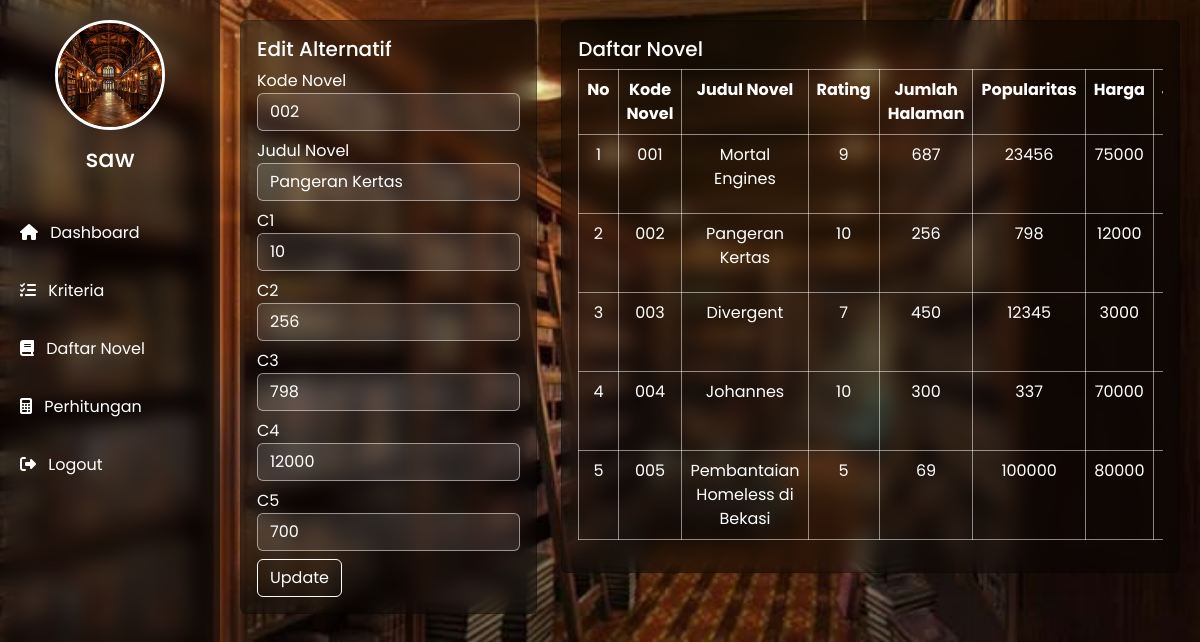
/alternatif.php?edit=22 (signed in), run on the app's committed database.
### tables this page shows
CREATE TABLE `tbl_alternatif` (
  `id_alternatif` bigint(10) NOT NULL,
  `kode` text NOT NULL,
  `novel` text NOT NULL,
  `C1` text NOT NULL,
  `C2` text NOT NULL,
  `C3` text NOT NULL,
  `C4` text NOT NULL,
  `C5` text NOT NULL,
  `id_daftar` int(10) NOT NULL
);

### alternatif.php (the view, shortened to what this page needs)
<?php
include "db.php";
$data = mysqli_query($koneksi,"SELECT * FROM tbl_alternatif");
$alternatifs = [];
while($row=mysqli_fetch_assoc($data)){
    $alternatifs[]=$row;
}
?>
<!DOCTYPE html>
<html lang="id">
<head>
    <link href="https://cdn.jsdelivr.net/npm/bootstrap@5.3.3/dist/css/bootstrap.min.css" rel="stylesheet">
    <link href="https://cdnjs.cloudflare.com/ajax/libs/font-awesome/6.4.0/css/all.min.css" rel="stylesheet">
</head>
<body>
    <div class="sidebar">
        <img src="uploads/perpus1.jpeg">
        <h3><?= $_SESSION['username'] ?></h3>
        <a href="dashboard.php"><i class="fas fa-home me-2"></i> Dashboard</a>
        <a href="kriteria.php"><i class="fas fa-list-check me-2"></i> Kriteria</a>
        <a href="alternatif.php" class="active"><i class="fas fa-book me-2"></i> Daftar Novel</a>
        <a href="perhitungan.php"><i class="fas fa-calculator me-2"></i> Perhitungan</a>
        <a href="logout.php"><i class="fas fa-sign-out-alt me-2"></i> Logout</a>
    </div>
    <div class="main">
        <div class="row">
            <div class="col-md-4">
                <div class="card p-3">
                    <?php if (isset($_GET['edit'])):
$id=$_GET['edit'];
$q=mysqli_query($koneksi,"SELECT * FROM tbl_alternatif WHERE id_alternatif='$id'");
$row=mysqli_fetch_assoc($q);
?>
                    <h5>Edit Alternatif</h5>
                    <form method="post">
                        <label>Kode Novel</label>
                        <input type="text" name="kode" class="form-control mb-2" value="<?= $row['kode'] ?>">
                        <label>Judul Novel</label>
                        <input type="text" name="novel" class="form-control mb-2" value="<?= $row['novel'] ?>">
                        <?php for($i=1;$i<=5;$i++): ?>
                        <label>C<?= $i ?></label>
                        <input type="number" name="C<?= $i ?>" class="form-control mb-2" value="<?= $row['C'.$i] ?>">
                        <?php endfor; ?>
                        <button class="btn btn-primary">Update</button>
                    </form>
                    <?php endif; ?>
                </div>
            </div>
            <div class="col-md-8">
                <div class="card p-3">
                    <h5>Daftar Novel</h5>
                    <div class="table-responsive">
                        <table class="table table-bordered table-striped text-center">
                            <tr>
                                <th>No</th>
                                <th>Kode Novel</th>
                                <th>Judul Novel</th>
                                <th>Rating</th>
                                <th>Jumlah Halaman</th>
                                <th>Popularitas</th>
                                <th>Harga</th>
                                <th>Jumlah Review</th>
                            </tr>
                            <?php $no=1; foreach($alternatifs as $r): ?>
                            <tr>
                                <td><?= $no++ ?></td>
                                <td><?= $r['kode'] ?></td>
                                <td><?= $r['novel'] ?></td>
                                <td><?= $r['C1'] ?></td>
                                <td><?= $r['C2'] ?></td>
                                <td><?= $r['C3'] ?></td>
                                <td><?= $r['C4'] ?></td>
                                <td><?= $r['C5'] ?></td>
                            </tr>
                            <?php endforeach; ?>
                        </table>
                    </div>
                </div>
            </div>
        </div>
    </div>
</body>
</html>

### alternatif.php (style rules this page uses)
body { font-family: 'Poppins', sans-serif; background: url('uploads/perpus4.jpeg') center/cover no-repeat; margin: 0; }
.sidebar { position: fixed; top: 0; left: 0; width: 220px; height: 100vh; background: rgba(0, 0, 0, 0.4); backdrop-filter: blur(10px); padding-top: 20px; display: flex; flex-direction: column; align-items: center; color: #fff; }
.sidebar img { width: 110px; height: 110px; border-radius: 50%; margin-bottom: 15px; object-fit: cover; border: 3px solid #fff; }
.sidebar h3 { margin-bottom: 30px; text-align: center; font-size: 1.5rem; }
.sidebar a { width: 100%; text-align: left; padding: 12px 20px; margin: 5px 0; color: #fff; text-decoration: none; border-radius: 10px; transition: all 0.3s; }
.main { margin-left: 220px; padding: 20px; }
.card { margin-bottom: 20px; box-shadow: 0 5px 20px rgba(0, 0, 0, 0.1); background: rgba(0, 0, 0, 0.4); backdrop-filter: blur(10px); }
.card { color: #fff; }
.table { background: transparent !important; color: #fff !important; }
.table> :not(caption)>*>* { background: transparent !important; color: #fff !important; }
.table tbody td { color: #fff !important; background: transparent !important; }
.table, .table th, .table td { border: 1px solid rgba(255, 255, 255, 0.5) !important; }
.btn { background: transparent !important; color: #fff !important; border: 1px solid #fff !important; transition: 0.3s; }
.form-control { background: rgba(255, 255, 255, 0.1); color: #fff; border: 1px solid rgba(255, 255, 255, 0.5); }

### data on the page
tbl_alternatif: kode "002", novel "Pangeran Kertas", C1 "10", C2 "256", C3 "798", C4 "12000", C5 "700"
tbl_alternatif: kode "001", novel "Mortal Engines", C1 "9", C2 "687", C3 "23456", C4 "75000"
tbl_alternatif: kode "003", novel "Divergent", C1 "7", C2 "450", C3 "12345", C4 "3000"
tbl_alternatif: kode "004", novel "Johannes", C1 "10", C2 "300", C3 "337", C4 "70000"
tbl_alternatif: kode "005", novel "Pembantaian Homeless di Bekasi", C1 "5", C2 "69", C3 "100000", C4 "80000"

### other printed values
$_SESSION['username'] "saw"
